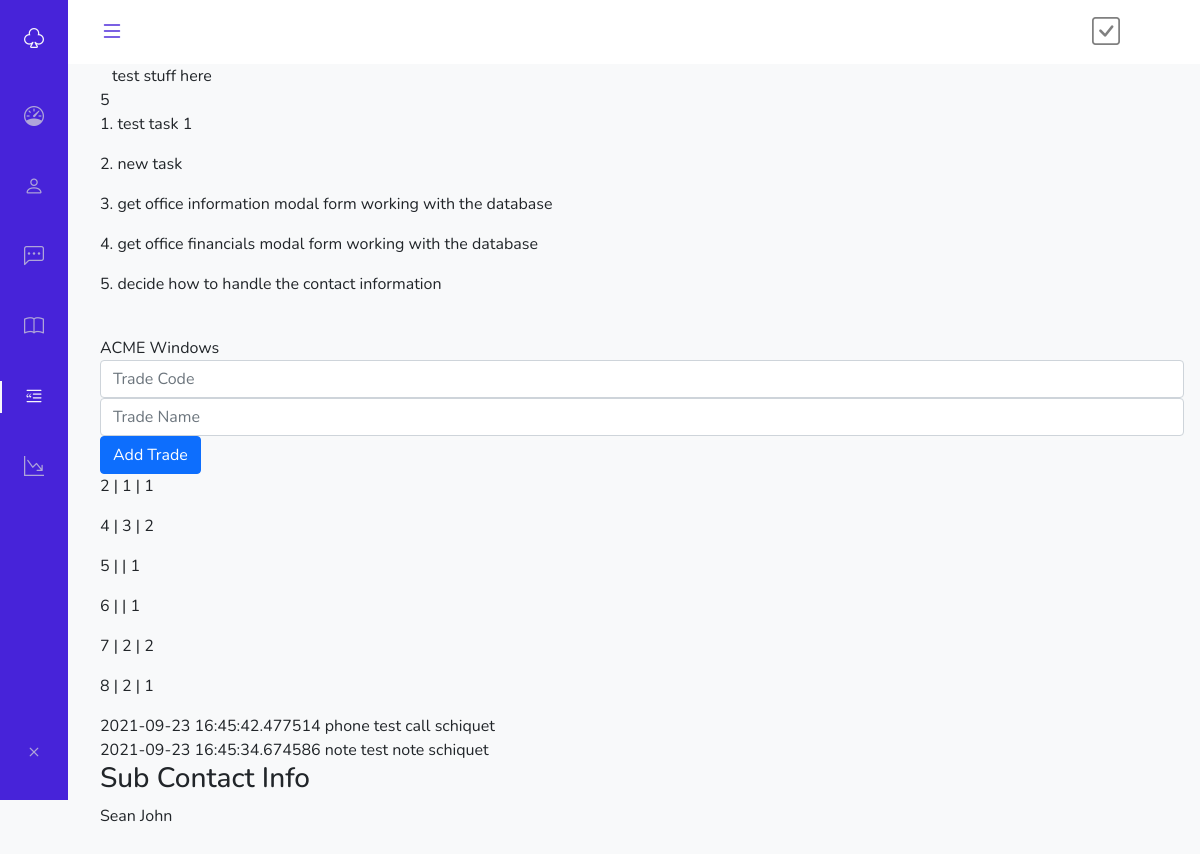
The page /testing on the database its author committed.
### app.py (models this page shows, shortened)
class taskstable(db.Model):
    task_id = db.Column(db.Integer, primary_key=True)
    task_name = db.Column(db.String(200))
    userId = db.Column(db.Integer, default=1)
    done = db.Column(db.Integer, default=0)

class subcontractors(db.Model):
    subId = db.Column(db.Integer, primary_key=True)
    subName = db.Column(db.String(45))
    subAddress = db.Column(db.String(45))
    subPhone = db.Column(db.String(45))
    subFax = db.Column(db.String(45))
    subLabor = db.Column(db.String(45), default="Non-Union")
    subPreQual = db.Column(db.Integer, default=0)
    subPreQualAmount = db.Column(db.Integer, default=0)
    subAddress2 = db.Column(db.String(45))
    subCity = db.Column(db.String(45))
    subState = db.Column(db.String(45))
    subZip = db.Column(db.String(45))
    subDoesPrevailing = db.Column(db.Integer, default=0)
    notes = db.relationship('subnotes', backref='sub_Id', lazy=True)

class tradesublink(db.Model):
    tradesublinkID = db.Column(db.Integer, primary_key=True)
    tradeId = db.Column(db.Integer, ForeignKey("tradelist.tradeId"))
    subId = db.Column(db.Integer, ForeignKey("subcontractors.subId"))

class subnotes(db.Model):
    subNoteId = db.Column(db.Integer, primary_key=True)
    subId = db.Column(db.Integer, ForeignKey("subcontractors.subId"))
    subNote = db.Column(db.String(200))
    noteType = db.Column(db.String(45))
    userId = db.Column(db.Integer, ForeignKey("users.userId"))
    noteDateCreated = db.Column(db.DateTime, default=datetime.utcnow)

class users(db.Model):
    userId = db.Column(db.Integer, primary_key=True)
    userFirst = db.Column(db.String(45))
    userLast = db.Column(db.String(45))
    userEmail = db.Column(db.String(45))
    userUsername = db.Column(db.String(45))

class subcontacts(db.Model):
    subcontactId = db.Column(db.Integer, primary_key=True)
    contactName = db.Column(db.String(100))
    contactEmail = db.Column(db.String(100))
    contactCell = db.Column(db.String(100))
    contactLastName = db.Column(db.String(100))
    subId = db.Column(db.Integer, ForeignKey("subcontractors.subId"))

### app.py (the view)
@app.route('/testing')
def testing():
    tasks = taskstable.query.all()
    tradesublinklist = tradesublink.query.all()
    contactinfo = subcontacts.query.all()
    clientInfo = subcontractors.query.filter_by(subId=1).first()
    subtradelist = db.session.query(tradelist, tradesublink).filter(tradesublink.subId==1).all()
    subNotes = subnotes.query.join(users).add_columns(users.userUsername, subnotes.noteDateCreated, subnotes.subNote, subnotes.noteType).filter(subnotes.subId==1).order_by(desc(subnotes.noteDateCreated)).all()
    return render_template('testing.html', tasks=tasks, clientInfo=clientInfo, subtradelist=subtradelist, sub1Notes=subNotes, tslinklist=tradesublinklist, contactinfo=contactinfo)

### templates/testing.html (shortened to what this page needs)
{% extends "base.html" %}
{% set active_page = 'testing' %}
{% set test_var = tasks|length %}
{% block content %}
<div class="container">
    <div class="row">
        <div class="col"><span>test stuff here</span></div>
    </div>
</div>
{{test_var}}
{% for item in tasks %}
    <p>{{item.task_id}}. {{item.task_name}}</p>
{% endfor %}
<br/>
{{clientInfo.subName}}
<br/>
<form name="addTrade" action="/addTrade" METHOD="post">
    <input type="text" class="form-control" name="tradeCode" placeholder="Trade Code">
    <input type="text" class="form-control" name="tradeName" placeholder="Trade Name">
    <button class="btn btn-primary" type="submit">Add Trade</button>
</form>
{% for i in tslinklist %}
<p>{{i.tradesublinkID}} | {{i.tradeId}} | {{i.subId}}</p>
{% endfor %}
{% for notes in sub1Notes %}
{{notes.noteDateCreated}} {{notes.noteType}} {{notes.subNote}} {{notes.userUsername}}<br>
{% endfor %}
<h3>Sub Contact Info</h3>
{% for i in contactinfo %}
{{i.contactName}}
{% endfor %}
{% endblock %}

### static/styles/theme-spec.css (style rules this page uses)
:root { --header-height: 3rem; --nav-width: 68px; --first-color: #4723D9; --first-color-light: #AFA5D9; --white-color: #F7F6FB; --body-font: 'Nunito', sans-serif; --normal-font-size: 1rem; --z-fixed: 100 }
body { position: relative; margin: var(--header-height) 0 0 0; padding: 0 1rem; font-family: var(--body-font); font-size: var(--normal-font-size); transition: .5s }
@media screen and (min-width: 768px) { body { margin: calc(var(--header-height) + 1rem) 0 0 0; padding-left: calc(var(--nav-width) + 2rem) } }

### rows shown on the page
taskstable: task_id "1", task_name "test task 1"
taskstable: task_id "2", task_name "new task"
taskstable: task_id "3", task_name "get office information modal form working with the database"
taskstable: task_id "4", task_name "get office financials modal form working with the database"
taskstable: task_id "5", task_name "decide how to handle the contact information"
subcontractors: subName "ACME Windows"
tradesublink: tradesublinkID "2", tradeId "1", subId "1"
tradesublink: tradesublinkID "4", tradeId "3", subId "2"
tradesublink: tradesublinkID "5", subId "1"
tradesublink: tradesublinkID "6", subId "1"
tradesublink: tradesublinkID "7", tradeId "2", subId "2"
tradesublink: tradesublinkID "8", tradeId "2", subId "1"
subnotes: noteDateCreated "2021-09-23 16:45:42.477514", noteType "phone", subNote "test call", userUsername "schiquet"
subnotes: noteDateCreated "2021-09-23 16:45:34.674586", noteType "note", subNote "test note", userUsername "schiquet"
subcontacts: contactName "Sean"
subcontacts: contactName "John"

### other values the page prints
{{ test_var }} "5"
